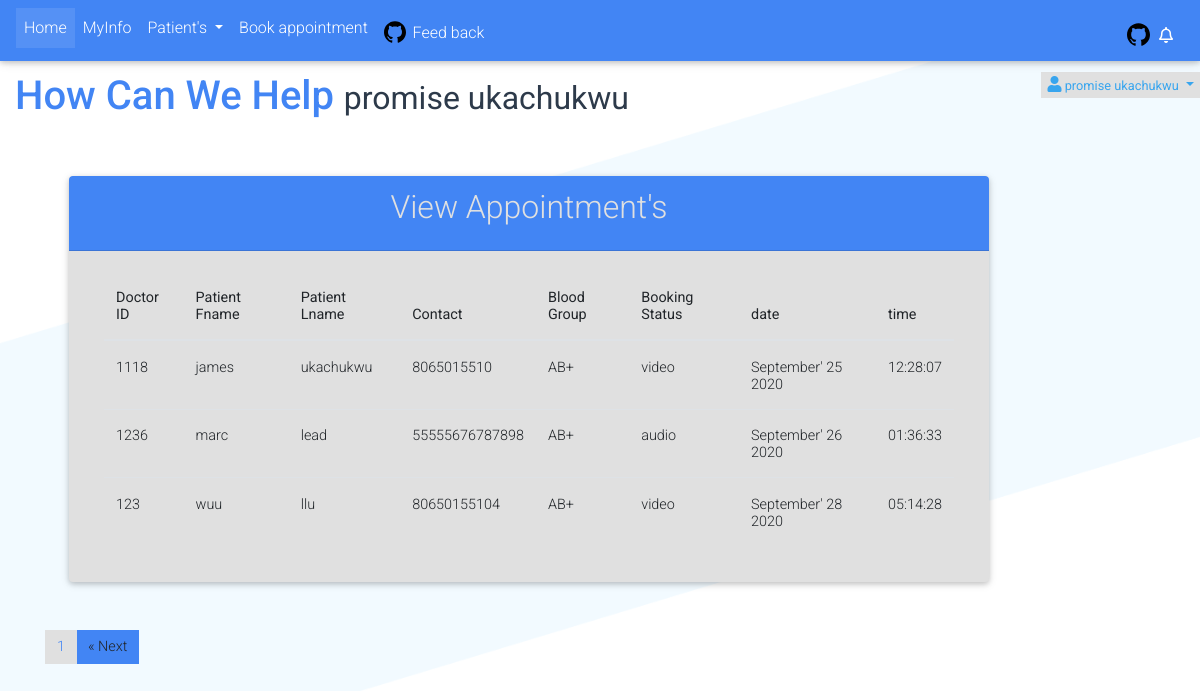
Page /user/viewappointment.php (signed in) on the committed database.
### tables this page shows
CREATE TABLE `appointment` (
  `book_id` int(11) NOT NULL,
  `doctor_id` int(11) DEFAULT NULL,
  `fname` varchar(50) NOT NULL,
  `lname` varchar(50) NOT NULL,
  `contact` varchar(50) NOT NULL,
  `email` varchar(255) NOT NULL,
  `patient_id` int(11) DEFAULT NULL,
  `bloodgroup` varchar(50) DEFAULT NULL,
  `booking_status` varchar(50) DEFAULT NULL,
  `date` text DEFAULT NULL,
  `time` time DEFAULT NULL
);

### user/viewappointment.php (the view, shortened to what this page needs)
<?php require 'inc/user_header.php' ?>
<header>
<?php require 'inc/user_navigation.php' ?>
</header>
<?php include 'inc/welcomepage.php'; ?>
<main>
    <div class="container-fluid">
        <div class="col-lg-12 col-sm-lg">
        <div class="col-lg-10 col-sm-12 mx-4">
<div class="card bg-light my-5">
<div class="card-header text-center text-light bg-primary">
<h2 class="card-title">View Appointment's</h2>
</div>
<div class="card-body form-body">
<div class="col-lg-12 col-sm-12  text-light">
<table class="table table-responsive-sm table-responsive-md table-responsive-xl">
<thead>
<th>Doctor ID</th>
<th>Patient Fname</th>
<th>Patient Lname</th>
<th>Contact</th>
<th>Blood Group</th>
<th>Booking Status</th>
<th>date</th>
<th>time</th>
</thead>
<tbody>
<?php
if(isset($_GET['page'])){
    $page = $_GET['page'];
}else{
    $page = 1;
}
$num_per_page = 3;
$start_from = ($page -1) * 3;
$query = "SELECT * FROM appointment LIMIT $start_from, $num_per_page";
$patient_result = mysqli_query($conn, $query);
while($row = mysqli_fetch_assoc($patient_result)){
$doctor_id = $row['doctor_id'];
$fname = $row['fname'];
$lname = $row['lname'];
$contact = $row['contact'];
$bloodgroup = $row['bloodgroup'];
$booking_status = $row['booking_status'];
$date = $row['date'];
$time = $row['time'];
echo '<tr>';
echo '<td>'.$doctor_id.'</td>';
echo '<td>'.$fname.'</td>';
echo '<td>'.$lname.'</td>';
echo '<td>'.$contact.'</td>';
echo  '<td>'.$bloodgroup.'</td>';
echo  '<td>'.$booking_status.'</td>';
echo '<td>'.$date.'</td>';
echo '<td>'.$time.'</td>';
echo '</tr>';
}
?>
</tbody>
</table>
</div>
</div>
</div>
</div>
                </div>
                <?php
                            $statement = "SELECT * FROM vendor";
                            $total_result = $conn->query($statement);
                            $total_faq = mysqli_num_rows($total_result);
                            $total_faq_page = ceil($total_faq / $num_per_page);
                            ?>
                                <div class="col-lg-12">
                                <div class="container">
                        <nav aria-label="...">
                <ul class="pagination my-3">
                    <?php
                    for ($i=1; $i < $total_faq_page ; $i++) {
                    echo "<li class='page-item  bg-light'><a class='page-link light text-primary' href='viewappointment.php?page=".$i."'>$i</a></li>";
                    }
                if($i > $page){
                    echo "<li class='page-item bg-primary'><a class='page-link ' href='viewappointment.php?page=".($page + 1)."'>
                    <span aria-hidden='true'>&laquo;</span>
                    Next
                    </a>
                    </li>";
                    }
                    ?>
                </ul>
                </nav>
                                </div>
                                </div>
            </div>
</main>
<?php require 'inc/user_footer.php' ?>

### admin/css/nomalise.css (style rules this page uses)
body, html { height:100%; }
.card { overflow:hidden; }

### user/css/sample.css (style rules this page uses)
body, html { padding: 0; margin: 0; }
body { height: 100%; color: #2D3A4A; background-image: url(../img/bg.png); background-repeat: no-repeat; background-position: 50% 100%; background-size: 100% auto; }
body * { box-sizing: border-box; }
a { color: #38A5EE; }

### rows in the picture
appointment: doctor "1118", fname "james", lname "ukachukwu", contact "8065015510", bloodgroup "AB+", booking_status "video", date "September' 25 2020", time "12:28:07"
appointment: doctor "1236", fname "marc", lname "lead", contact "55555676787898", bloodgroup "AB+", booking_status "audio", date "September' 26 2020", time "01:36:33"
appointment: doctor "123", fname "wuu", lname "llu", contact "80650155104", bloodgroup "AB+", booking_status "video", date "September' 28 2020", time "05:14:28"

### other values in the picture
$_SESSION['fname'] "promise"
$_SESSION['lname'] "ukachukwu"
